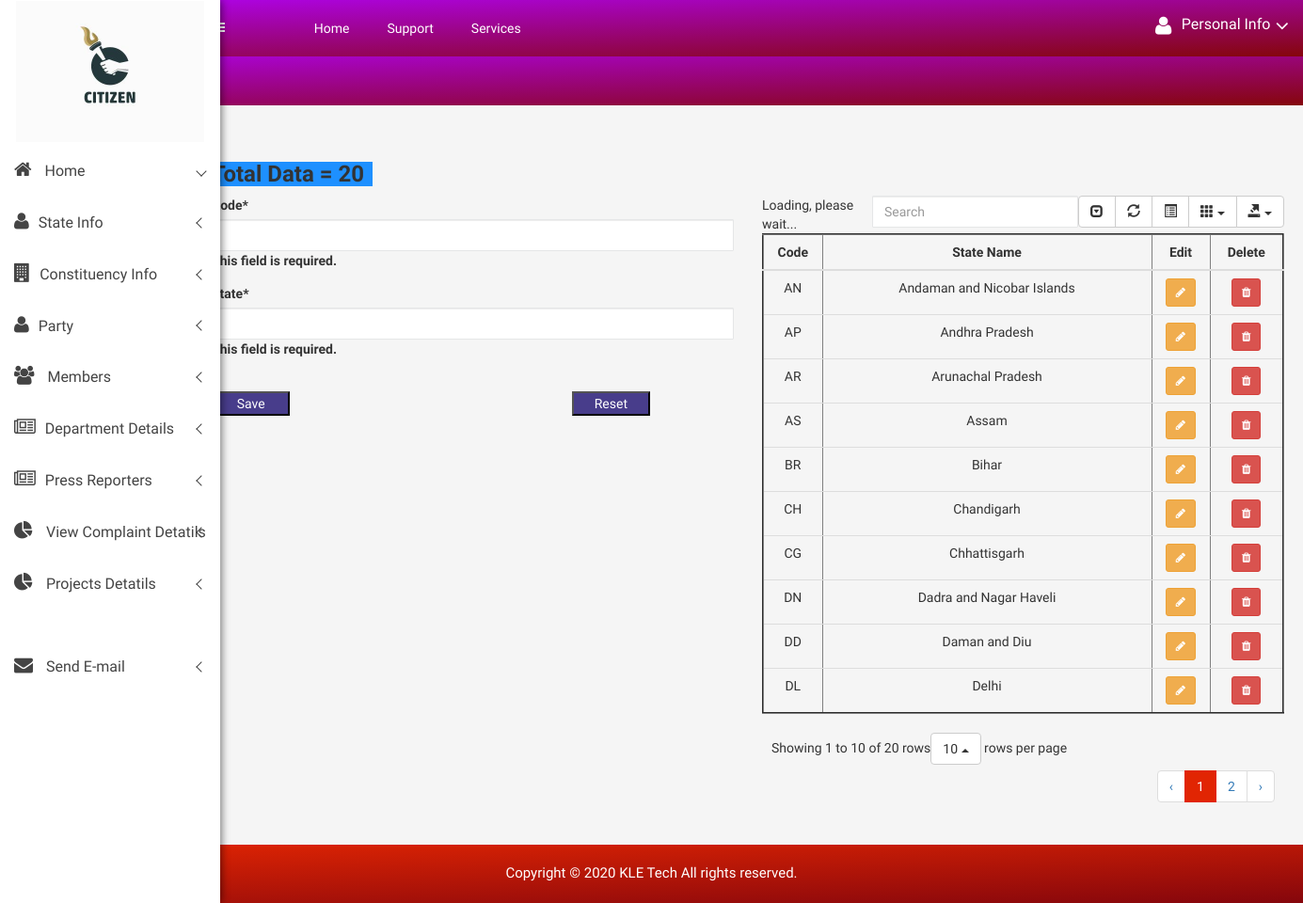
The page /citizen/create_state on the database its author committed.
### citizen/models.py (models this page shows, shortened)
class State(models.Model):
    Code = models.CharField(max_length=200)
    State = models.CharField(max_length=200, )

### citizen/views.py (the view)
# urls.py: path('create_state', views.create_state, name='create_state'),
def create_state(request):
    form = StateForms(request.POST)
    counts = State.objects.all().count()
    if form.is_valid():
        form.save()
        return redirect('citizen:create_state')
    return render(request, 'citizen/State.html',
                  {'form': form, 'counts': counts, 'users': State.objects.all().order_by('State')})

### citizen/forms.py
class StateForms(forms.ModelForm):
    class Meta:
        model = State
        fields = ['Code', 'State']

### citizen/templates/citizen/State.html (shortened to what this page needs)
{% extends 'citizen/base.html' %}
    {% load static %}
{% block body %}
 {% include "citizen/sidebar.html" %}
 <div class="all-content-wrapper">
        <div class="container-fluid">
            <div class="row">
                <div class="col-lg-12 col-md-12 col-sm-12 col-xs-12">
                    <div class="logo-pro">
                        <a href="index.html"><img class="main-logo" src="img/logo/logo.png" alt="" /></a>
                    </div>
                </div>
            </div>
        </div>
        <div class="header-advance-area">
            <div class="header-top-area">
                <div class="container-fluid">
                    <div class="row">
                        <div class="col-lg-12 col-md-12 col-sm-12 col-xs-12">
                            <div class="header-top-wraper">
                                <div class="row">
                                    <div class="col-lg-1 col-md-0 col-sm-1 col-xs-12">
                                        <div class="menu-switcher-pro">
                                            <button type="button" id="sidebarCollapse" class="btn bar-button-pro header-drl-controller-btn btn-info navbar-btn">
												</button>
                                        </div>
                                    </div>
                                   <div class="col-lg-6 col-md-7 col-sm-6 col-xs-12">
                                        <div class="header-top-menu tabl-d-n">
                                            <ul class="nav navbar-nav mai-top-nav">
                                                <li class="nav-item"><a href="{% url 'citizen:admin_index' %}" class="nav-link">Home</a>
                                                </li>
                                                <li class="nav-item"><a href="{% url 'citizen:admin_index' %}" class="nav-link">Support</a>
                                                </li>
                                                <li class="nav-item"><a href="#" class="nav-link">Services</a>
                                                </li>
                                            </ul>
                                        </div>
                                    </div>
                                    <div class="col-lg-5 col-md-5 col-sm-12 col-xs-12">
                                        <div class="header-right-info">
                                            <ul class="nav navbar-nav mai-top-nav header-right-menu">
                                                <li class="nav-item">
                                                <li class="nav-item">
                                                    <a href="#" data-toggle="dropdown" role="button" aria-expanded="false" class="nav-link dropdown-toggle">
															<i class="fa fa-user adminpro-user-rounded header-riht-inf" aria-hidden="true"></i>
															<span class="admin-name">Personal Info</span>
															<i class="fa fa-angle-down adminpro-icon adminpro-down-arrow"></i>
														</a>
                                        </div>
                                    </div>
                                </div>
                            </div>
                        </div>
                    </div>
                </div>
            </div>
            <div class="breadcome-area">
                <div class="container-fluid">
                    <div class="row">
                        <div class="col-lg-12 col-md-12 col-sm-12 col-xs-12">
                            <div class="breadcome-list single-page-breadcome">
                                <div class="row">
                                    <div class="col-lg-6 col-md-6 col-sm-6 col-xs-6">
                                    </div>
                                </div>
                            </div>
                        </div>
                    </div>
                </div>
            </div>
        </div>
<br>
<br>
<br>
<div class="container">
<h3 style="background-color:DodgerBlue;width:15%;" class="card-title">Total Data = {{ counts }}</h3>
    {% load crispy_forms_tags %}
    <div class = "row">
        <div class="col-lg-6">
            <form action="" method="post">
                {{form|crispy}}
 <br>
             <button class="button" type="submit"  style="width:15%;background:darkslateblue;color:white;">Save</button>
                 <button class="button1" type="reset" value="Reset" style="width:15%;background:darkslateblue;color:white;">Reset</button>
            </form>
        </div>
        <div class = "col-lg-6">
            {% if users %}
            <table style="width:100%;" border="2" id="table" data-toggle="table" data-pagination="true" data-search="true" data-show-columns="true"
                    data-show-pagination-switch="true" data-show-refresh="true" data-key-events="true"
                    data-show-toggle="true" data-resizable="true" data-cookie="true"
                                            data-cookie-id-table="saveId" data-show-export="true"
                    data-click-to-select="true" data-toolbar="#toolbar" >
     <thead >
         <th><center>Code</center></th>
         <th><center>State Name</center></th>
         <th><center>Edit</center></th>
         <th><center>Delete</center></th>
     </thead>
     <tbody id="myTable">
     {% for i in  users %}
     <tr>
         <td><center>{{i.Code}}</center></td>
         <td><center>{{i.State}}</center></td>
         <td ><center>
             <a class="btn btn-sm btn-warning" href="/citizen/edit_state/{{i.id}}">
                 <i class="fa fa-pencil"></i>
             </a></center>
         </td>
         <td ><center>
              <a class="btn btn-sm btn-danger" href="/citizen/delete/{{i.id}}">
                 <i class="fa fa-trash"></i>
             </a></center>
         </td>
     </tr>
     {% endfor %}
     </tbody>
 </table>
            {% endif %}
        </div>
    </div>
</div>
</div>
 <div class="footer-copyright-area">
            <div class="container-fluid">
                <div class="row">
                    <div class="col-lg-12">
                        <div class="footer-copy-right">
                            <p>Copyright © 2020 <a href="https://www.kletech.ac.in">KLE Tech</a> All rights reserved.</p>
                        </div>
                    </div>
                </div>
            </div>
        </div>
{% endblock %}

### citizen/static/css/main.css (style rules this page uses)
html { color: #222; font-size: 1em; line-height: 1.4; }
audio, canvas, iframe, img, svg, video { vertical-align: middle; }

### citizen/static/style.css (style rules this page uses)
html, body { height: 100%; font-family: 'Play', sans-serif;font-weight:400;background:#f5f5f5; }
img { max-width:100%;height:auto }
p { margin:0 0 15px; }
h1, h2, h3, h4, h5, h6 { margin: 0 0 10px; font-weight:700; }
a { transition: all 0.3s ease 0s;text-decoration:none; }
a:visited, a:link, a:active { text-decoration: none; }
ul { list-style: outside none none; margin: 0; padding: 0 }
.all-content-wrapper { margin-left: 205px; transition: all 0.3s; }
.bar-button-pro { margin: 13px 0px; }
.menu-switcher-pro { transition:all .4s ease 0s; }
.menu-switcher-pro button { background: none; border:none; }
.footer-copyright-area { background: -webkit-linear-gradient(178deg, #e12503 0%, #85060c 100%); background: linear-gradient(178deg, #e12503 0%, #85060c 100%); padding: 20px 0px; text-align: center; }
.footer-copy-right p { margin: 0px; font-size: 15px; color: #fff; }
.footer-copy-right a { color:#fff; text-decoration:none; }
.header-top-menu .navbar-nav>li>a { padding: 20px 20px; color: #fff; font-size:14px; }
.header-right-info .navbar-nav { float:right; padding:17px 0px; }
.header-right-info ul.header-right-menu li { display:inline-block; }
.header-right-info ul.header-right-menu > li > a { display:inline-block; color:#fff; padding: 0px 0px 0px 20px; font-size:22px; text-decoration:none; position:relative; }
.header-right-info .admin-name { display: inline-block; color: #fff; font-size: 16px; position: relative; top: -4px; margin-left:5px; }
.breadcome-list { padding-top:30px; padding-bottom:100px; }
.form-control { background-color: #FFFFFF; background-image: none; border: 1px solid #e5e6e7; border-radius: 1px; color: inherit; display: block; padding: 6px 12px; transition: border-color 0.15s ease-in-out 0s, box-shadow 0.15s ease-in-out 0s; width: 100%; }
.header-advance-area { background: -webkit-linear-gradient(178deg, #ad03e1 0%, #85060c 100%); background: linear-gradient(178deg, #ad03e1 0%, #85060c 100%); }
.header-top-area { position: fixed; background: -webkit-linear-gradient(178deg, #ad03e1 0%, #85060c 100%); background: linear-gradient(178deg, #ad03e1 0%, #85060c 100%); z-index: 99; left: 200px; right: 0; top: 0; margin: 0 auto; transition: all 0.3s; }
.breadcome-list.single-page-breadcome { padding-top: 30px; padding-bottom: 30px; }

### rows shown on the page
State: Code "AN", State "Andaman and Nicobar Islands"
State: Code "AP", State "Andhra Pradesh"
State: Code "AR", State "Arunachal Pradesh"
State: Code "AS", State "Assam"
State: Code "BR", State "Bihar"
State: Code "CH", State "Chandigarh"
State: Code "CG", State "Chhattisgarh"
State: Code "DN", State "Dadra and Nagar Haveli"
State: Code "DD", State "Daman and Diu"
State: Code "DL", State "Delhi"

### other values the page prints
{{ counts }} "20"
